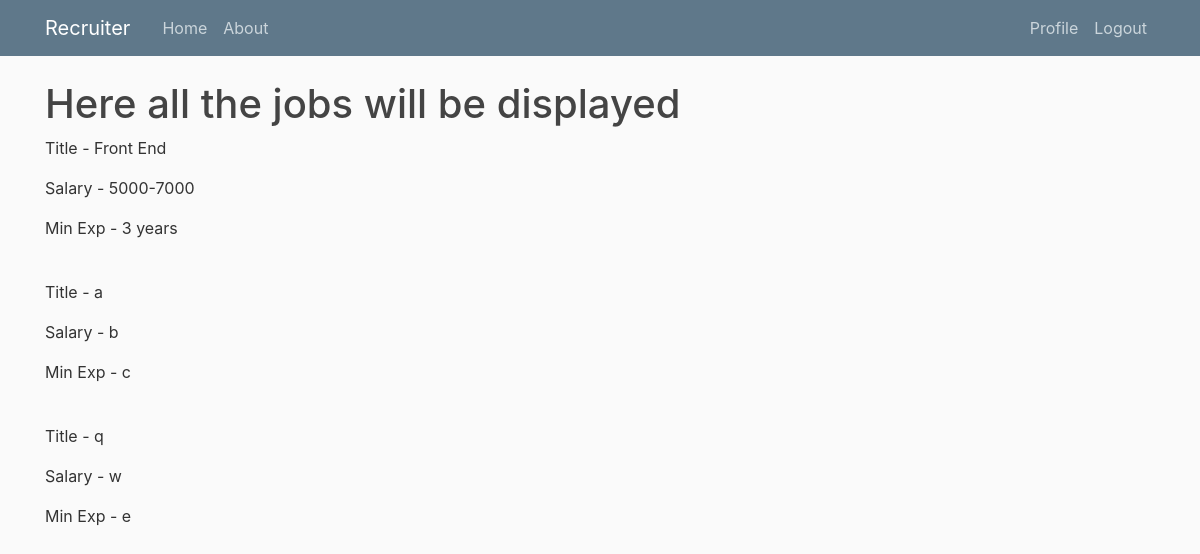
The page /display on the database its author committed.
### recruiter/models.py (models this page shows, shortened)
class Job(db.Model):
    id = db.Column(db.Integer, primary_key=True)
    title = db.Column(db.String(50), nullable=False)
    salary = db.Column(db.String(30), nullable=False)
    min_exp = db.Column(db.String(20), nullable=False)

### recruiter/routes.py (the view)
@app.route("/display")
def display():
    jobs = Job.query.all()
    return render_template('display.html', jobs=jobs)

### recruiter/templates/display.html
{% extends "layout.html" %}
{% block content %}
	<h1>Here all the jobs will be displayed</h1>
	{% for job in jobs %}
		<p>Title - {{ job.title }}</p>
		<p>Salary - {{ job.salary }}</p>
		<p>Min Exp - {{ job.min_exp }}</p>
		<br>
	{% endfor %}
{% endblock content %}

### recruiter/static/main.css (style rules this page uses)
body { background: #fafafa; color: #333333; margin-top: 5rem; }
h1, h2, h3, h4, h5, h6 { color: #444444; }

### rows shown on the page
Job: title "Front End", salary "5000-7000", min_exp "3 years"
Job: title "a", salary "b", min_exp "c"
Job: title "q", salary "w", min_exp "e"
